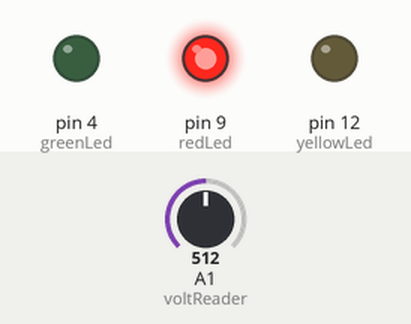
Bench run of a sketch on a simulated Arduino Uno, built with avr-gcc and run on an emulated ATmega328P. On the bench: output pins drawn as LEDs (lit = HIGH). The test bench sets the inputs (shaded band); at power-on: A1 (voltReader) = 512. What the sketch prints to the serial monitor is not drawn.

Above: at 0.1 s.
Timing chart, 0 to 1.6 s (numbered marks = the images above):
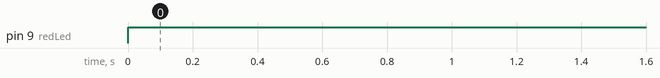

The sketch:

potentio_assign.ino
```cpp
//Working with 3 Led along with a potentiometer
int yellowLed=12;
int redLed=9;
int greenLed=4;
int voltReader=A1;
int timeDelay=1000;
int valueRead;
float voltRead;

void setup() {
  // put your setup code here, to run once:
  pinMode(yellowLed,OUTPUT);
  pinMode(greenLed,OUTPUT);
  pinMode(redLed,OUTPUT);
  Serial.begin(9600);
  pinMode(voltReader,INPUT);

}

void loop() {
  // put your main code here, to run repeatedly:
  valueRead=analogRead(voltReader);
  voltRead=(5./1023.) * valueRead;
  Serial.println(voltRead);
  if (0<=voltRead<=3.0){
    digitalWrite(greenLed,HIGH);
    digitalWrite(redLed,LOW);
    digitalWrite(yellowLed,LOW);
    }
  if (3.0<=voltRead<=4.0){
    digitalWrite(greenLed,LOW);
    digitalWrite(redLed,LOW);
    digitalWrite(yellowLed,HIGH);
    }
  if (4.0<=voltRead<=5.0){
    digitalWrite(greenLed,LOW);
    digitalWrite(redLed,HIGH);
    digitalWrite(yellowLed,LOW);
    }
  delay(timeDelay);

}
```

Measured:
- by itself, pin 9 (redLed): LOW → HIGH at 0.00 s
